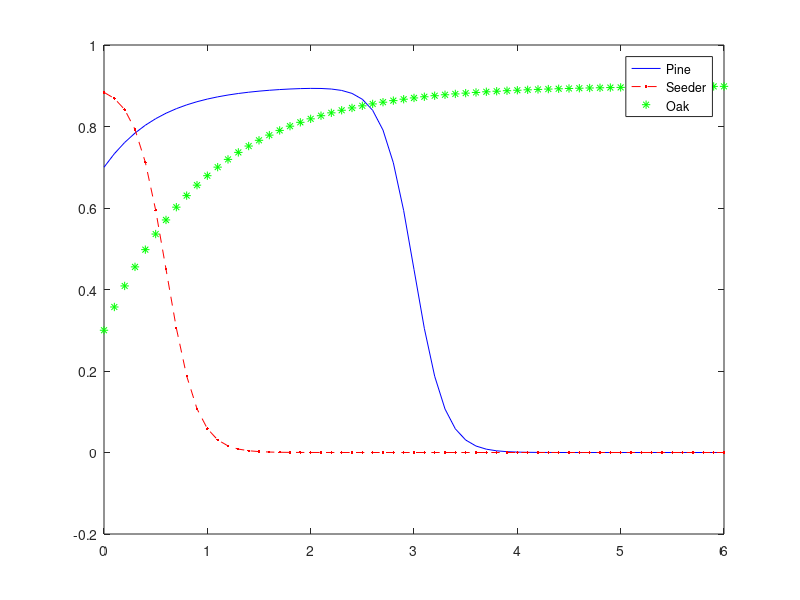

The MATLAB source for this figure:
% PINE
                  
                  Lit=0:0.1:6;
                  maxGP=0.9;
                  minGP=0;
                  ProbPZeroL=0.7;
                  LitThreshP=3;
                  ampP=0.3;
                  ProbGP=(maxGP+minGP)/2+(maxGP-minGP)/2*tanh((LitThreshP-Lit)/ampP)-(maxGP-ProbPZeroL)*exp(-2/LitThreshP*exp(1)*Lit);
                  plot(Lit,ProbGP, 'b')
                  set(gca,'fontsize',20, 'fontWeight','bold');
                  title ('pine')
                  set(gca,'fontsize',20, 'fontWeight','bold');
                  xlabel('litter (cm)'), ylabel('Probability of establishment of pine')
                  set(gca,'fontsize',20, 'fontWeight','bold');
                  axis([0 6 0 1])
                  pause
%SEEDER
                  Lit=0:0.1:6;
                  maxGS=0.9;
                  minGS=0;
                  LitThreshS=2;
                  ampS=0.3;
                  ProbGS=(maxGS+minGS)/2+(maxGS-minGS)/2*tanh(LitThreshS-Lit/ampS);
                  plot(Lit,ProbGS, 'r--.')
                  set(gca,'fontsize',20, 'fontWeight','bold');
                  title('seeder')
                  set(gca,'fontsize',20, 'fontWeight','bold');
                  xlabel('litter (cm)'), ylabel('Probability of establishment of seeder')
                  set(gca,'fontsize',20, 'fontWeight','bold');
                  axis([0 6 0 1])
                  pause

% OAK                  
                  Lit=0:0.1:6;
                  maxGQ=0.9;
                  minGQ=0.3
                  ProbGQ=maxGQ-(maxGQ-minGQ)*exp(-Lit);
                  plot(Lit,ProbGQ, 'g*')
                  set(gca,'fontsize',20, 'fontWeight','bold');
                  title ('oak')
                  set(gca,'fontsize',20, 'fontWeight','bold');
                  xlabel('litter (cm)'), ylabel('Probability of establishment of oak')
                  set(gca,'fontsize',20, 'fontWeight','bold');
                  axis([0 6 0 1])
                  pause
                  
% ALL TOGETHER
plot(Lit,ProbGP, 'b', Lit,ProbGS, 'r--.', Lit,ProbGQ, 'g*')
legend('Pine','Seeder','Oak')